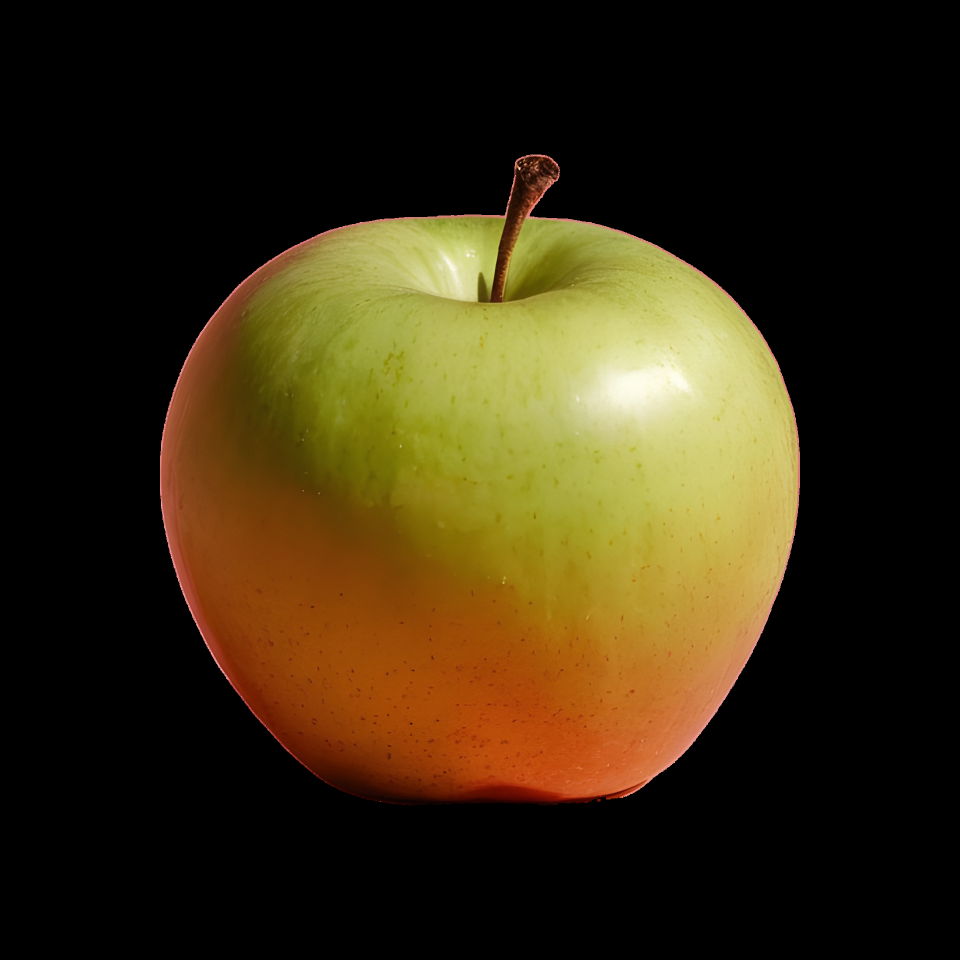
#> input picture apple1.png, 1920 x 1920 px (shown at 1/2 size)
$ python resizing.py
#> lines starting #> are read from the running program, lines starting #| are printed output that depends on the picture
import numpy as np
import cv2

image = cv2.imread("apple1.png")
#> image is the input picture: shape (1920, 1920, 3); mean B, G, R 16.6, 42.6, 55.2
w = 150.0 / image.shape[1]
#> w = 0.0781
dim = (150, int(image.shape[0] * w))
#> dim = (150, 150)
resized = cv2.resize(image, dim, interpolation = cv2.INTER_AREA)
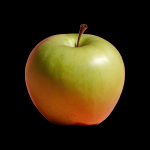
#> resized: shape (150, 150, 3); mean B, G, R 16.6, 42.6, 55.2
cv2.imshow("Resized (Width)", resized)

h = 50.0 / image.shape[0]
#> h = 0.026
dim = (int(image.shape[1] * h), 50)
#> dim = (50, 50)
resized = cv2.resize(image, dim, interpolation = cv2.INTER_AREA)
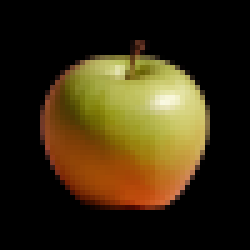
#> resized: shape (50, 50, 3) (shown 5 times larger); mean B, G, R 16.6, 42.6, 55.2
cv2.imshow("Resized (Height)", resized)
cv2.waitKey(0)
